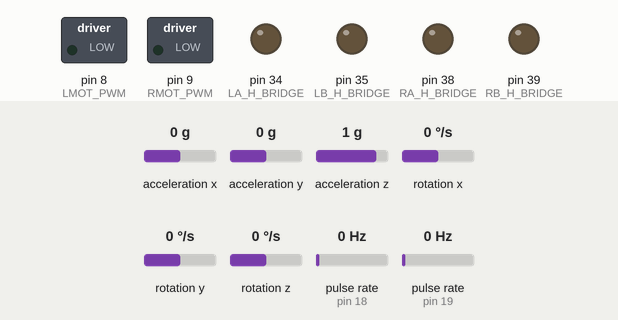
A sketch run on a simulated Arduino Mega 2560, built with avr-gcc and run on an emulated ATmega2560. Parts: switched loads named in the sketch (green lamp = pin HIGH), output pins drawn as LEDs (lit = HIGH). Wiring (inferred from the names in the program): 2 × pulse sensor: data pin 18 / data pin 19. Inputs (shaded band) come from the test bench; at power-on: rotation z 0 °/s, pulse rate (sensors on pin 18, pin 19) 0 Hz, acceleration x 0 g, acceleration y 0 g, acceleration z 1 g, rotation x 0 °/s, rotation y 0 °/s.

Above: at 1.2 s.
1.3 s: rotation z set to -192 °/s
At 2.9 s:
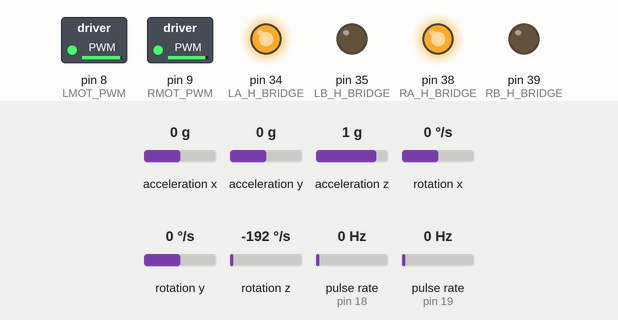
3.7 s: rotation z set to 192 °/s
At 5.9 s:
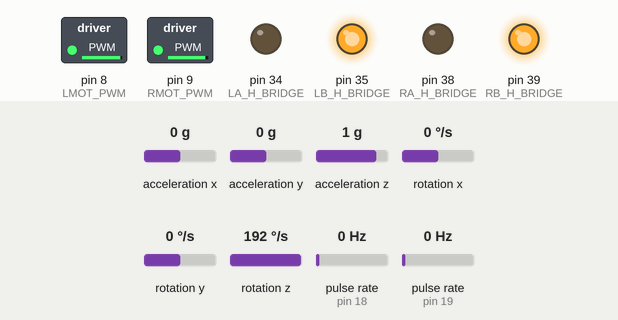
6.7 s: rotation z set to -100 °/s
At 9.6 s:
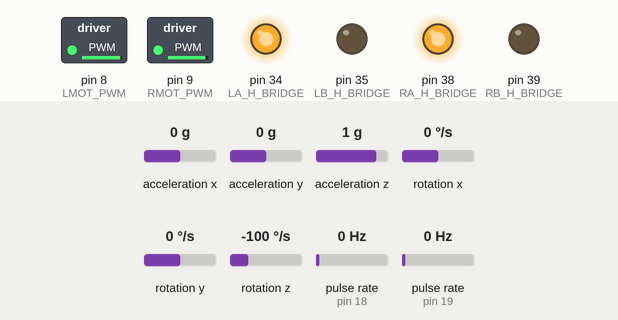
9.7 s: rotation z set to 19 °/s
At 12.6 s:
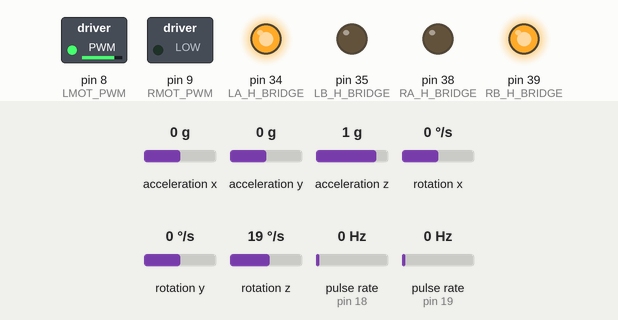
12.7 s: pulse rate (sensor on pin 18) set to 150 Hz
At 29.1 s:
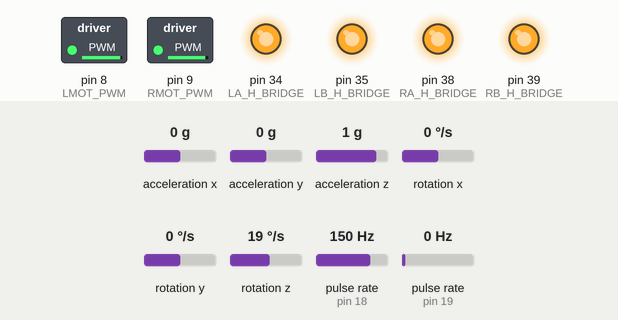
Timing chart, 0 to 32.2 s (numbered marks = the images above; inputs shaded):
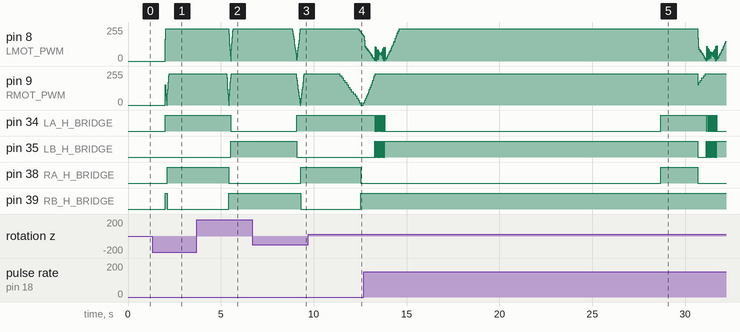

The sketch:

PI_Speed_Control.ino
```cpp
/*------------------------------------ Motor Speed Control Functions -----------------------------------------*/

// Comments:
// This code do the speed control for the robot motors using the gyroscope to control it angular position.
// At this time it does not do position control, then the precision is not 100% reliable.

// Usage:
// The function PI_Speed_Control receives two arguments: speed and distance disired. Positive is forward and
// negative is backwards.
// The function StopMotors send 11 to both H_Bridge to stop them.

// Gyro lib
#include "MPU9250.h"

// Batery Level (important to be the real value)
#define batery_level 15.1 // The best way to do this is to set a pin to read the actual value from the battery

// Saturation Value
#define saturation_value 14.4

// Iteration step in milli seconds
#define TIME_STEP 20

// PI Constants
#define KP 0.0125
#define KI 0.015
#define KG 50

// Pins used for left motors
#define LA_H_BRIDGE 34
#define LB_H_BRIDGE 35
#define LMOT_PWM 8

// Pins used for right motors
#define RA_H_BRIDGE 38
#define RB_H_BRIDGE 39
#define RMOT_PWM 9

// Pins used for encoders
#define L_ENC 18  // Left motor's encoder
#define R_ENC 19  // Right motor's encoder

// Encoder constants
#define ENC_COUNTS 560  // Encoder counts equivalent to 1 full rotation

// Possible ways to rotate
#define FORWARD 1
#define BACKWARDS 0

// Constant used when converting a distance in cm to degrees
#define WHEEL_RADIUS 4

// An MPU9250 object with the MPU-9250 sensor on I2C bus 0 with address 0x68
MPU9250 gyro(Wire,0x68);
int status;

// Degree variation variables in each axis
float degreeZ = 0;

volatile long lenc_pos = 0;  // Left encoder's position
volatile long renc_pos = 0;  // Right encoder's position
long left_speed = 0;   // Left motor speed
long right_speed = 0;   // Right motor speed
byte l_way = FORWARD;        // Left motor's rotation way
byte r_way = FORWARD;        // Right motor's rotation way

// Calculates how many degrees the motor must rotate in order to
// achieve the distance received as argument
float Dist2Counts(float distance) {
  return ((ENC_COUNTS*distance)/(2*PI*WHEEL_RADIUS));
}

// The functions below increment or decrement the encoder counts depending on
// which way the motor is rotating. They use interruptions.

// For left motor's encoder
void DoEncoderL() {
  if (l_way == FORWARD)
    lenc_pos += 1;
  else
    lenc_pos -= 1;
}

// For right motor's encoder
void DoEncoderR() {
  if (r_way == FORWARD)
    renc_pos += 1;
  else
    renc_pos -= 1;
}

// Set the both motor H_Bridge to 11 as to stop them
void StopMotors() {
  digitalWrite(LA_H_BRIDGE, HIGH);
  digitalWrite(LB_H_BRIDGE, HIGH);
  digitalWrite(RA_H_BRIDGE, HIGH);
  digitalWrite(RB_H_BRIDGE, HIGH);
}

// Resets encoders' position variable. Called before using these variables in
// order to prevent an overflow.
void ResetEncs() {
  lenc_pos = 0;
  renc_pos = 0;
}

void ResetSpeed(){
  left_speed = 0;
  right_speed = 0;
}

// The functions below make the motor start with the power disired
// For left motor
void Move_Left_Motor(float tension) {
  int pwm;

  pwm = tension*255/batery_level;

  if (pwm >= 0) {
    l_way = FORWARD;
    digitalWrite(LA_H_BRIDGE, HIGH);
    digitalWrite(LB_H_BRIDGE, LOW);
  } else {
    pwm = -pwm;
    l_way = BACKWARDS;
    digitalWrite(LA_H_BRIDGE, LOW);
    digitalWrite(LB_H_BRIDGE, HIGH);
  }
  analogWrite(LMOT_PWM, (byte)round(pwm));
}

// For right motor
void Move_Right_Motor(int tension) {
  float pwm;

  pwm = tension*255/batery_level;
  if (pwm >= 0) {
    r_way = FORWARD;
    digitalWrite(RA_H_BRIDGE, LOW);
    digitalWrite(RB_H_BRIDGE, HIGH);
  } else {
    pwm = -pwm;
    r_way = BACKWARDS;
    digitalWrite(RA_H_BRIDGE, HIGH);
    digitalWrite(RB_H_BRIDGE, LOW);
  }
  analogWrite(RMOT_PWM, (byte)round(pwm));
}

void Saturation_Detector(float *left_pwr_signal, float *right_pwr_signal){

  if(*left_pwr_signal > saturation_value){
    *left_pwr_signal = saturation_value;
  }else if(*left_pwr_signal < -saturation_value){
    *left_pwr_signal = -saturation_value;
  }

  if(*right_pwr_signal > saturation_value){
    *right_pwr_signal = saturation_value;
  }else if(*right_pwr_signal < -saturation_value){
    *right_pwr_signal = -saturation_value;
  }

}

void update_vel(float dt){

  static long left_old_enc = 0,right_old_enc = 0, left_old_speed = 0, right_old_speed = 0;
  long left_aux,right_aux;
  long local_lenc, local_renc;
  float alpha = 0.9;

  local_lenc = lenc_pos;
  local_renc = renc_pos;

  left_speed = alpha*((local_lenc - left_old_enc)/dt) + (1 - alpha)*(left_old_speed);
  right_speed = alpha*((local_renc - right_old_enc)/dt) + (1 - alpha)*(right_old_speed);

  left_old_speed = left_speed;
  right_old_speed = right_speed;
  left_old_enc = local_lenc;
  right_old_enc = local_renc;
}

void AntiWindUp(float *left_integral,float *right_integral){

  if(*left_integral > 260){
    *left_integral = 260;
  }else if(*left_integral < -260){
    *left_integral = -260;
  }

  if(*right_integral > 260){
    *right_integral = 260;
  }else if(*right_integral < -260){
    *right_integral = -260;
  }

}

void PI_Speed_Control(float speed,int distancia){

  float left_pwr_signal,right_pwr_signal;
  float relative_error = 0,right_error,left_error;
  float left_integral = 0,right_integral = 0;
  long now, lastupdate = 0;
  float dt,pos;
  int initial_position;
  float initial_degree = degreeZ;

  ResetSpeed();

  initial_position = abs((lenc_pos + renc_pos)/2);

  pos = Dist2Counts(distancia);

  while(abs(initial_position - abs((lenc_pos+renc_pos)/2)) < abs(pos)){

    now = millis();
    dt = now - lastupdate;

    if(dt > TIME_STEP){
      dt = dt/1000;
      lastupdate = now;
      update_vel(dt);

      relative_error = KG*(degreeZ - initial_degree);

      left_error = speed - left_speed - relative_error;
      right_error = speed - right_speed + relative_error;

      left_integral = left_integral + left_error * dt;
      right_integral = right_integral + right_error * dt;

      AntiWindUp(&left_integral,&right_integral);

      left_pwr_signal = KP*left_error + KI*left_integral;
      right_pwr_signal = KP*right_error + KI*right_integral;

      Saturation_Detector(&left_pwr_signal,&right_pwr_signal);

      Move_Left_Motor(left_pwr_signal);
      Move_Right_Motor(right_pwr_signal);
      UpdateGyro();
    }
  }
}

// Gets gyro's raw readings (rad/s) and integrates them into angles (rad).
// Angles are also converted from rad to degrees.
void UpdateGyro() {
  gyro.readSensor();
  degreeZ += (gyro.getGyroZ_rads() * TIME_STEP * 180) / (1000 * PI);
}

// Gyro setup function
void StartGyro() {
  status = gyro.begin();
  if (status < 0)
    Serial.println("IMU initialization unsuccessful");
}

// Encoders' setup function
void StartEncoders() {
  // Left encoder
  pinMode(L_ENC, INPUT);
  attachInterrupt(digitalPinToInterrupt(L_ENC), DoEncoderL, CHANGE);
  // Right encoder
  pinMode(R_ENC, INPUT);
  attachInterrupt(digitalPinToInterrupt(R_ENC), DoEncoderR, CHANGE);
}

// Motor Driver setup function
void StartDriver() {
  // Left motor
  pinMode(LA_H_BRIDGE, OUTPUT);
  pinMode(LB_H_BRIDGE, OUTPUT);
  pinMode(LMOT_PWM, OUTPUT);
  // Right motor
  pinMode(RA_H_BRIDGE, OUTPUT);
  pinMode(RB_H_BRIDGE, OUTPUT);
  pinMode(RMOT_PWM, OUTPUT);
}

void setup() {
  StartDriver();
  StartEncoders();
  StartGyro();
  Serial.begin(9600);
}

void loop(){
  delay(2000);
  PI_Speed_Control(460,96);
  StopMotors();
}
```

Measured:
- after the input at 1.3 s, pin 38 (RA_H_BRIDGE): LOW → HIGH after 0.81 s
- after the input at 3.7 s, pin 34 (LA_H_BRIDGE): HIGH → LOW after 1.8 s; pin 35 (LB_H_BRIDGE): LOW → HIGH after 1.8 s; pin 38 (RA_H_BRIDGE): HIGH → LOW after 1.7 s; pin 39 (RB_H_BRIDGE): LOW → HIGH after 1.7 s
- after the input at 6.7 s, pin 34 (LA_H_BRIDGE): LOW → HIGH after 2.4 s; pin 35 (LB_H_BRIDGE): HIGH → LOW after 2.4 s; pin 38 (RA_H_BRIDGE): LOW → HIGH after 2.6 s; pin 39 (RB_H_BRIDGE): HIGH → LOW after 2.6 s
- after the input at 9.7 s, pin 8 (LMOT_PWM): moves from 243/255 to 186/255 over 0.30 s, starting after 2.7 s; pin 38 (RA_H_BRIDGE): HIGH → LOW after 2.8 s; pin 39 (RB_H_BRIDGE): LOW → HIGH after 2.8 s
- after the input at 12.7 s, pin 38 (RA_H_BRIDGE): LOW → HIGH after 16.0 s, → LOW 2.0 s later
